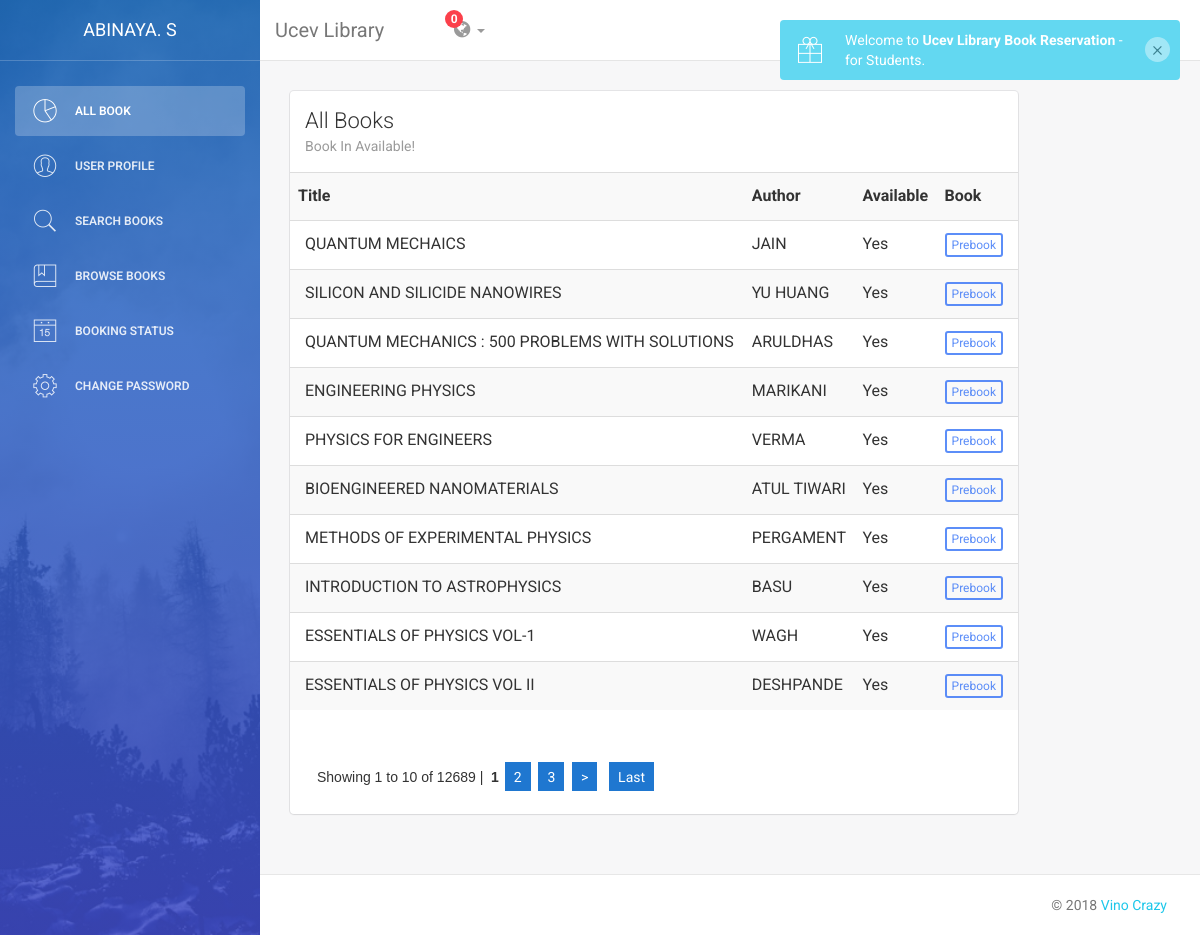
The page /User/home.php?ch=0 (signed in) on the database its author committed.
### tables this page shows
CREATE TABLE IF NOT EXISTS `members` (
  `Id` bigint(50) NOT NULL,
  `FirstName` varchar(20) NOT NULL,
  `dept` varchar(50) NOT NULL,
  `year` varchar(10) NOT NULL,
  `pass` int(50) NOT NULL DEFAULT '123456789',
  PRIMARY KEY (`Id`)
);

CREATE TABLE IF NOT EXISTS `books` (
  `bookId` bigint(50) NOT NULL,
  `ISBN` varchar(50) NOT NULL,
  `title` varchar(100) NOT NULL,
  `dept` varchar(50) NOT NULL,
  `author` varchar(50) NOT NULL,
  `publisher` varchar(50) NOT NULL,
  `price` double NOT NULL,
  `available` int(4) NOT NULL,
  `booking` int(5) NOT NULL DEFAULT '0',
  `damage` int(2) NOT NULL,
  PRIMARY KEY (`bookId`)
);

### User/session.php (called while the page is built, shortened)
<?php
   $user_checkm = $_SESSION['loginm_user'];
?>

### User/allbooks.php (the view, shortened to what this page needs)
<!DOCTYPE html>
<html>
<head>
<link href='style.css' rel='stylesheet' type='text/css'>
</head>
<body>
<div Id="posts_content">
<?php
    include('Pagination.php');
    $limit = 10;
    $queryNum = $db->query("SELECT COUNT(*) as bookId FROM books Where booking=0");
    $resultNum = $queryNum->fetch_assoc();
    $rowCount = $resultNum['bookId'];
    $pagConfig = array('baseURL'=>'getData.php', 'totalRows'=>$rowCount, 'perPage'=>$limit, 'contentDiv'=>'posts_content');
    $pagination =  new Pagination($pagConfig);
    $query = $db->query("SELECT * FROM books Where booking=0 ORDER BY bookId ASC LIMIT $limit");
	echo '<div class="header">
<h4 class="title"> All Books</h4>
<p class="category">Book In Available!</p>
</div>';
	echo '<div class="content table-responsive table-full-width">
	<table class="table table-hover table-striped">
		<tr>
		<th>Title</th>
		<th>Author</th>
		';
	echo "<th>Available</th>
		<th>Book</th>";
    if($query->num_rows > 0){ ?>
        <?php
            while($row = $query->fetch_assoc()){
        ?>
            <tr>
					<td><?php echo ucfirst($row['title']); ?></td>
					<td><?php echo ucfirst($row['author']); ?></td>
					<td>
						<?php
							if($row['available'] == 1){
								echo 'Yes';
							}
							elseif($row['available'] == 0){
								echo 'No';
							}
						?>
					</td>
					<td><a href="prebooking.php?bookId=<?php echo $row['bookId']; ?>" class="btn btn-primary btn-xs" > Prebook </a></td>
			</tr>
        <?php } ?>
        </table>
    <?php } ?>
    </div>
	<?php echo $pagination->createLinks(); ?>
</div>
</body>
</html>

### User/home.php (shortened to what this page needs)
<?php
   include('session.php');
$sql = "Select FirstName From members Where ID = $user_checkm";
$query = mysqli_query($db,$sql);
$uname = mysqli_fetch_array($query);
?>
<html lang="en">
<head>
    <link href="assets/css/bootstrap.min.css" rel="stylesheet" />
    <link href="assets/css/animate.min.css" rel="stylesheet"/>
    <link href="assets/css/light-bootstrap-dashboard.css" rel="stylesheet"/>
    <link href="assets/css/demo.css" rel="stylesheet" />
    <link href="http://maxcdn.bootstrapcdn.com/font-awesome/4.2.0/css/font-awesome.min.css" rel="stylesheet">
    <link href="assets/css/pe-icon-7-stroke.css" rel="stylesheet" />
</head>
<body>
<div class="wrapper">
    <div class="sidebar" data-color="blue" data-image="assets/img/sidebar-5.jpg">
    	<div class="sidebar-wrapper">
            <div class="logo">
                <a href="User Profile" class="simple-text">
                    <?php echo ucfirst($uname['FirstName']); ?>
                </a>
            </div>
            <ul class="nav">
                <li class="active">
                    <a href="home.php?ch=0">
                        <i class="pe-7s-graph"></i>
                        <p>All Book</p>
                    </a>
                </li>
                <li>
                    <a href="profile.php">
                        <i class="pe-7s-user"></i>
                        <p>User Profile</p>
                    </a>
                </li>
				<li>
                    <a href="search.php">
                        <i class="pe-7s-search"></i>
                        <p>Search Books</p>
                    </a>
                </li>
				<li class="">
                    <a href="browse.php">
                        <i class="pe-7s-notebook"></i>
                        <p>Browse Books</p>
                    </a>
                </li>
				<li class="">
                    <a href="bstatus.php">
                        <i class="pe-7s-date"></i>
                        <p>Booking Status</p>
                    </a>
                </li>
				<li class="">
                    <a href="passup.php">
                        <i class="pe-7s-config"></i>
                        <p>Change Password</p>
                    </a>
                </li>
            </ul>
    	</div>
    </div>
    <div class="main-panel">
        <nav class="navbar navbar-default navbar-fixed">
            <div class="container-fluid">
                <div class="navbar-header">
                    <a class="navbar-brand" href="#">Ucev Library</a>
                </div>
                <div class="collapse navbar-collapse">
                    <ul class="nav navbar-nav navbar-left">
                        <li>
                            <a href="#" class="dropdown-toggle" data-toggle="dropdown">
                            </a>
                        </li>
                       <?php include("notify.php"); ?>
                    </ul>
                    <ul class="nav navbar-nav navbar-right">
                        <li>
                            <a href="logout.php">
                                <p>Log out</p>
                            </a>
                        </li>
                    </ul>
                </div>
            </div>
        </nav>
        <div class="content">
            <div class="container-fluid">
                <div class="row">
					<div class="col-md-10">
                        <div class="card ">
							<div class="post-wrapper">
								<?php include("allbooks.php"); ?>
							</div>
						</div>
                    </div>
                </div>
            </div>
        </div>
        <footer class="footer">
            <div class="container-fluid">
                <p class="copyright pull-right">
                    &copy; <script>document.write(new Date().getFullYear())</script> <a href="http://www.svkanna.16mb.com">Vino Crazy</a>
                </p>
            </div>
        </footer>
    </div>
</div>
</body>
</html>

### User/notify.php (shortened to what this page needs)
<?php
$sql="Select * From notify WHERE memberid = $user_checkm";
$result = mysqli_query($db,$sql);
$num1 = mysqli_num_rows($result);
?>
 <li class="dropdown">
                              <a href="#" class="dropdown-toggle" data-toggle="dropdown">
                                    <i class="fa fa-globe"></i>
                                    <b class="caret hidden-sm hidden-xs"></b>
                                    <span class="notification hidden-sm hidden-xs"><?php echo $num1; ?></span>
                              </a>
                        </li>

### User/Pagination.php (shortened to what this page needs)
<?php
class Pagination{
	var $baseURL		= '';
	var $totalRows  	= '';
	var $perPage	 	= 10;
	var $numLinks		=  2;
	var $currentPage	=  0;
	var $nextLink		= '&gt;';
	var $lastLink		= 'Last';
	var $fullTagOpen	= '<div class="pagination ">';
	var $fullTagClose	= '</div>';
	var $lastTagOpen	= '&nbsp;';
	var $lastTagClose	= '';
	var $curTagOpen		= '&nbsp;<b>';
	var $curTagClose	= '</b>';
	var $nextTagOpen	= '&nbsp;';
	var $nextTagClose	= '&nbsp;';
	var $numTagOpen		= '&nbsp;';
	var $numTagClose	= '';
	var $anchorClass	= '';
	var $showCount      = true;
	var $contentDiv     = '';
	function createLinks(){
		$numPages = ceil($this->totalRows / $this->perPage);
		$output = '';
		if ($this->showCount){
		   $currentOffset = $this->currentPage;
		   $info = 'Showing ' . ( $currentOffset + 1 ) . ' to ' ;
		   if( ( $currentOffset + $this->perPage ) < ( $this->totalRows -1 ) )
			  $info .= $currentOffset + $this->perPage;
		   else
			  $info .= $this->totalRows;
		   $info .= ' of ' . $this->totalRows . ' | ';
		   $output .= $info;
		}
		$this->numLinks = (int)$this->numLinks;
		$this->currentPage = floor(($this->currentPage/$this->perPage) + 1);
		$start = (($this->currentPage - $this->numLinks) > 0) ? $this->currentPage - ($this->numLinks - 1) : 1;
		$end   = (($this->currentPage + $this->numLinks) < $numPages) ? $this->currentPage + $this->numLinks : $numPages;
		for ($loop = $start -1; $loop <= $end; $loop++){
			$i = ($loop * $this->perPage) - $this->perPage;
			if ($i >= 0){
				if ($this->currentPage == $loop){
					$output .= $this->curTagOpen.$loop.$this->curTagClose;
				}else{
					$n = ($i == 0) ? '' : $i;
					$output .= $this->numTagOpen
						. $this->getAJAXlink( $n, $loop )
						. $this->numTagClose;
				}
			}
		}
		if ($this->currentPage < $numPages){
			$output .= $this->nextTagOpen
				. $this->getAJAXlink( $this->currentPage * $this->perPage , $this->nextLink )
				. $this->nextTagClose;
		}
		if (($this->currentPage + $this->numLinks) < $numPages){
			$i = (($numPages * $this->perPage) - $this->perPage);
			$output .= $this->lastTagOpen . $this->getAJAXlink( $i, $this->lastLink ) . $this->lastTagClose;
		}
		$output = preg_replace("#([^:])//+#", "\\1/", $output);
		$output = $this->fullTagOpen.$output.$this->fullTagClose;
		return $output;
	}
	function getAJAXlink( $count, $text) {
        $pageCount = $count?$count:0;
        $this->additionalParam = "{'page' : $pageCount}";
	    return "<a href=\"javascript:void(0);\" " . $this->anchorClass . "
				onclick=\"$.post('". $this->baseURL."', ". $this->additionalParam .", function(data){
					   $('#". $this->contentDiv . "').html(data); }); return false;\">"
			   . $text .'</a>';
	}
}
?>

### User/style.css (style rules this page uses)
div.pagination { font-family: "Lucida Sans Unicode", "Lucida Grande", LucidaGrande, "Lucida Sans", Geneva, Verdana, sans-serif; padding:20px; margin:7px; }
div.pagination a { margin: 2px; padding: 0.5em 0.64em 0.43em 0.64em; background-color: #1f77d0; text-decoration: none; color: #fff; }

### rows shown on the page
members: FirstName "ABINAYA. S"
books: title "QUANTUM MECHAICS", author "JAIN", available "Yes"
books: title "SILICON AND SILICIDE NANOWIRES", author "YU HUANG", available "Yes"
books: title "QUANTUM MECHANICS : 500 PROBLEMS WITH SOLUTIONS", author "ARULDHAS", available "Yes"
books: title "ENGINEERING PHYSICS", author "MARIKANI", available "Yes"
books: title "PHYSICS FOR ENGINEERS", author "VERMA", available "Yes"
books: title "BIOENGINEERED NANOMATERIALS", author "ATUL TIWARI", available "Yes"
books: title "METHODS OF EXPERIMENTAL PHYSICS", author "PERGAMENT", available "Yes"
books: title "INTRODUCTION TO ASTROPHYSICS", author "BASU", available "Yes"
books: title "ESSENTIALS OF PHYSICS VOL-1", author "WAGH", available "Yes"
books: title "ESSENTIALS OF PHYSICS VOL II", author "DESHPANDE", available "Yes"

### other values the page prints
$num1 "0"
$pagination->createLinks() "Showing 1 to 10 of 12689 | 1"
$text "2 3 > Last"
